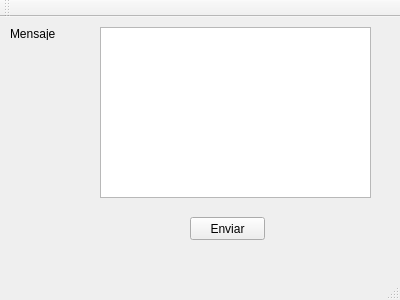
<?xml version="1.0" encoding="UTF-8"?>
<ui version="4.0">
 <class>MainWindow</class>
 <widget class="QMainWindow" name="MainWindow">
  <property name="geometry">
   <rect>
    <x>0</x>
    <y>0</y>
    <width>400</width>
    <height>300</height>
   </rect>
  </property>
  <property name="windowTitle">
   <string>MainWindow</string>
  </property>
  <widget class="QWidget" name="centralWidget">
   <widget class="QTextEdit" name="mensaje">
    <property name="geometry">
     <rect>
      <x>100</x>
      <y>10</y>
      <width>271</width>
      <height>171</height>
     </rect>
    </property>
   </widget>
   <widget class="QLabel" name="label">
    <property name="geometry">
     <rect>
      <x>10</x>
      <y>10</y>
      <width>47</width>
      <height>13</height>
     </rect>
    </property>
    <property name="text">
     <string>Mensaje</string>
    </property>
   </widget>
   <widget class="QPushButton" name="sendButton">
    <property name="geometry">
     <rect>
      <x>190</x>
      <y>200</y>
      <width>75</width>
      <height>23</height>
     </rect>
    </property>
    <property name="text">
     <string>Enviar</string>
    </property>
   </widget>
  </widget>
  <widget class="QMenuBar" name="menuBar">
   <property name="geometry">
    <rect>
     <x>0</x>
     <y>0</y>
     <width>400</width>
     <height>21</height>
    </rect>
   </property>
  </widget>
  <widget class="QToolBar" name="mainToolBar">
   <attribute name="toolBarArea">
    <enum>TopToolBarArea</enum>
   </attribute>
   <attribute name="toolBarBreak">
    <bool>false</bool>
   </attribute>
  </widget>
  <widget class="QStatusBar" name="statusBar"/>
 </widget>
 <layoutdefault spacing="6" margin="11"/>
 <resources/>
 <connections/>
</ui>
